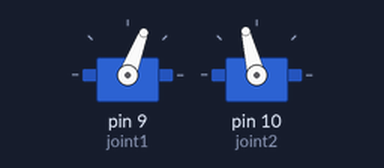
The sketch below on a simulated Arduino Uno, built with avr-gcc and run on an emulated ATmega328P. Parts: 2 × servo.

Above: at 0.05 s.
At 0.45 s:
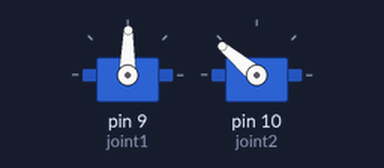
At 0.65 s:
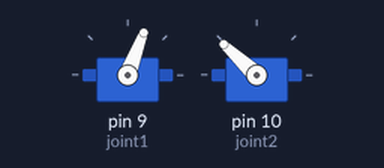
At 0.85 s:
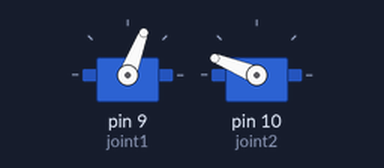
Timing chart, 0 to 3.0 s (numbered marks = the images above):
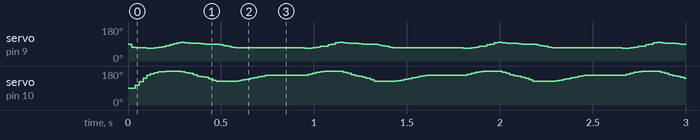

The sketch:

ScaraRobot.ino
```cpp
/*
Author: Jia Qi Cen Sohen
Date: 5/15/2024

Task: Allow the SCARA manipulator to interpolate between specified X and Y coordinates, creating smooth movement
between points using inverse kinematics equations. The program calculates joint angles to move the TCP (Tool Center Point)
from one point to another, with control over speed and delay for smooth transitions.
*/

#include <math.h>                                                           // Include math library for inverse trig functions
#include <Servo.h>                                                          // Include servo library for easier control over the servo motors

Servo joint1;                                                               // Declare first joint as object in the program
Servo joint2;                                                               // Declare second joint as object in the program

void setup() {
  joint1.attach(9);                                                         // Initialize joint 1 servo on pin 9
  joint2.attach(10);                                                        // Initialize joint 2 servo on pin 10
}

float joint1Prev = 90, joint2Prev = 90, joint1Angle = 0, joint2Angle = 0;   // Variables for previous and current joint angles
float a1 = 2.406, a3 = 2.594;                                               // Length constants for SCARA arms

float theta0(float x, float y, float r){                                    // Function to calculate theta 0 using inverse kinematics
  float phi2 = atan(y / x);                                                 // Calculate angle to the point (equation 3)
  float phi1 = acos(((a3 * a3) - (a1 * a1) - (r * r)) / (-2 * a1 * r));     // Calculate using cosine law (equation 4)
  return((phi2 + phi1) * (180 / M_PI));                                     // Return result in degrees (equation 2)
}

float theta1(float x, float y, float r){                                    // Function to calculate theta 1 using inverse kinematics
  float phi3 = acos(((r * r) - (a1 * a1) - (a3 * a3)) / (-2 * a3 * a1));    // Calculate using cosine law (equation 6)
  return((M_PI - phi3) * (180 / M_PI));                                     // Return result in degrees (equation 5)
}

void goTo(float x, float y, int speed, int waitTime){
  /*
  goTo(); function provides control over the servo motors to move them gradually instead of instantly to avoid damaging hardware.
  This function calculates joint angles using the inverse kinematic equations, then adjusts the servo positions in small increments.
  */
  float r = sqrt((x * x) + (y * y));                                        // Calculate the radial distance to the point (x, y)

  if(x >= 0){                                                               // If X is positive or zero, calculate angles accordingly
    joint1Angle = (180 - theta0(x, y, r));
    joint2Angle = (90 + theta1(x, y, r));
  } else {                                                                  // If X is negative, adjust calculations for the arm's reflection
    joint1Angle = (theta0(-x, y, r));
    joint2Angle = (90 - theta1(-x, y, r));
  }

  // Gradually move joint 1 to the new angle with controlled speed
  if(joint1Angle > joint1Prev){
    for(joint1Prev; joint1Prev <= joint1Angle; joint1Prev++){
      joint1.write(joint1Prev);
      delay(speed);
    }
  } else if (joint1Angle < joint1Prev){
    for(joint1Prev; joint1Prev >= joint1Angle; joint1Prev--){
      joint1.write(joint1Prev);
      delay(speed);
    }
  }

  // Gradually move joint 2 to the new angle with controlled speed
  if(joint2Angle > joint2Prev){
    for(joint2Prev; joint2Prev <= joint2Angle; joint2Prev++){
      joint2.write(joint2Prev);
      delay(speed);
    }
  } else if (joint2Angle < joint2Prev){
    for(joint2Prev; joint2Prev >= joint2Angle; joint2Prev--){
      joint2.write(joint2Prev);
      delay(speed);
    }
  }

  delay(waitTime);                                                          // Wait after movement to stabilize the SCARA arm
}

void interpolate(float x1, float y1, float x2, float y2){
  /*
  The interpolate(); function allows for smooth movement between two points by breaking the path into small steps.
  Instead of moving directly from one point to the next, the arm follows a linear path using small increments along both axes.
  */
  const float set1 = 1, set2 = 1;                                           // Set delay times for controlled motion
  const float limit = 20;                                                   // Number of interpolation steps

  float dy = (y2 - y1) / limit;                                             // Calculate change in Y divided by number of steps
  float dx = (x2 - x1) / limit;                                             // Calculate change in X divided by number of steps

  for(float i = 0; i <= limit; i++){                                        // Loop through each step to interpolate between points
    goTo(x1 + dx * i, y1 + dy * i, set1, set2);                             // Move the SCARA arm to each interpolated point
  }
}

// Arrays holding X and Y coordinates for movement sequence (from Processing program)
float x[] = {1.0, 2.0, 3.0, 2.5, 1.5};                                      // Example X coordinates (replace with actual values)
float y[] = {4.0, 3.0, 2.0, 3.5, 4.5};                                      // Example Y coordinates (replace with actual values)
int items = sizeof(x) / sizeof(x[0]) - 1;                                   // Calculate number of points in the array

void loop() {
  // Interpolate between each consecutive pair of points in the arrays
  for(int i = 0; i < items; i++){
    interpolate(x[i], y[i], x[i + 1], y[i + 1]);                            // Move smoothly from point to point
  }

  goTo(x[0], y[0], 5, 200);                                                 // Return to the first point after completing the path
}
```
